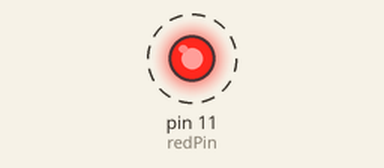
This sketch was run on a simulated Arduino Uno, built with avr-gcc and run on an emulated ATmega328P. Parts: output pins drawn as LEDs (lit = HIGH). Dashed ring = blinking.

Above: at 0.05 s.
Timing chart, 0 to 4.6 s (numbered marks = the images above):
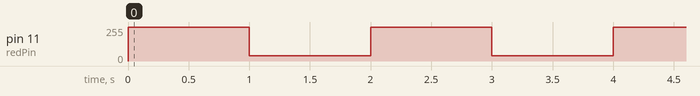

Measured:
- by itself, pin 11 (redPin): alternates 255/255 for 1.0 s and 40/255 for 1.0 s

The sketch:

analog_pins.ino
```cpp
int redPin = 11;

void setup() {
  // put your setup code here, to run once:
  pinMode(redPin, OUTPUT);
}

void loop() {
  // put your main code here, to run repeatedly:
  analogWrite(redPin, 255);
  delay(1000);
  analogWrite(redPin, 40);
  delay(1000);
}
```
